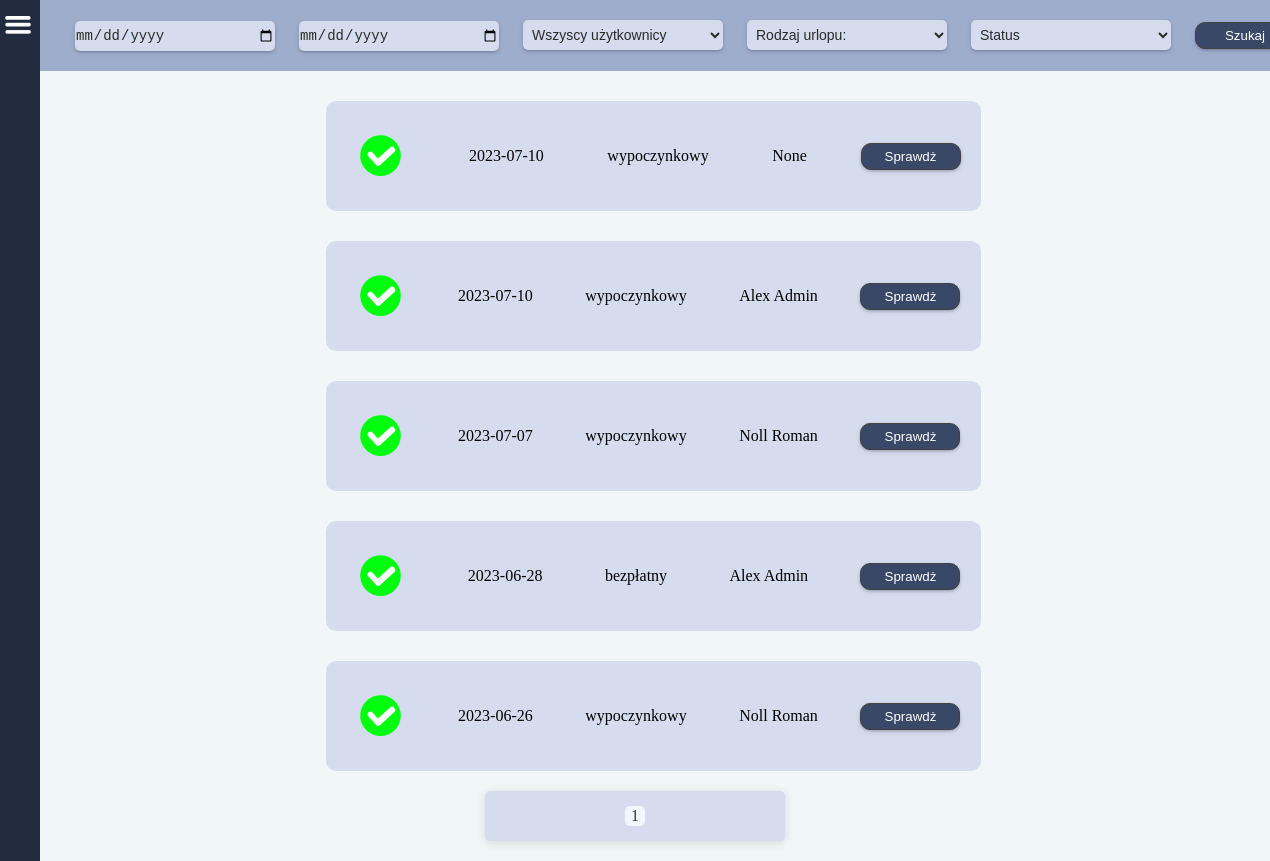
The page /allVacationRequests/ (signed in) on the database its author committed.
### main/models.py (models this page shows, shortened)
class VacationRequest(models.Model):
    v_request = models.ForeignKey(
        Vacations,
        on_delete=models.CASCADE,
    )

class Vacations(models.Model):
    user = models.ForeignKey(
        CustomUser,
        related_name='user',
        on_delete=models.SET_NULL,
        null=True,
        )
    username = models.CharField(
        null=True,
        max_length=50,
        verbose_name='Imię użytkownika',
    )
    year = models.CharField(
        default='0000',
        max_length=4,
        verbose_name='Rok',
    )
    date = models.CharField(
        default='00-00-0000',
        max_length=10,
        verbose_name='Data',
    )
    v_from = models.CharField(
        default='00-00-0000',
        max_length=10,
        verbose_name='Od',
    )
    v_to = models.CharField(
        default='00-00-0000',
        max_length=10,
        verbose_name='Do',
    )
    type = models.CharField(
        null=True,
        max_length=50,
        verbose_name='Typ urlopu',
    )
    actually_days_to_use = models.IntegerField(
        default=0,
        verbose_name='Faktyczny urlop według przepracowanych dni',
    )
    days_used_in_current_year = models.IntegerField(
        default=0,
        verbose_name='Użyto w bieżącym roku',
    )
    days_to_use_in_last_year = models.IntegerField(
        default=0,
        verbose_name='Do użycia w poprzednim roku',
    )
    days_used_in_last_year = models.IntegerField(
        default=0,
        verbose_name='Użyto w poprzednim roku',
    )
    days_planned = models.IntegerField(
        null=True,
        verbose_name='Zaplanowany urlop',
    )
    consideration = models.BooleanField(
        default=False,
        verbose_name='Rozpatrywanie',
    )
    accepted = models.BooleanField(
        default=False,
        verbose_name='Akceptacja',
    )

### users/models.py (models this page shows, shortened)
class CustomUser(AbstractBaseUser, PermissionsMixin):
    acceptation = models.BooleanField(
        _('Zatwierdź'),
        default=False,
    )
    username = models.CharField(
        _('Użytkownik'),
        null=True,
        max_length= 255,
        )
    email = models.EmailField(_("email"), unique=True)
    fp_token = models.CharField(
        null=True,
        max_length=192,
        unique=True,
    )
    birthday = models.CharField(
        _('Data urodzenia'),
        null=True,
        max_length= 55,
        )
    birthplace = models.CharField(
        _('Miejsce urodzenia'),
        null=True,
        max_length= 255,
        )
    workplace = models.CharField(
        _('Miejsce pracy'),
        null=True,
        max_length= 255,
        )
    religion = models.CharField(
        _('Religia'),
        null=True,
        max_length= 255,
        )
    insurance_number = models.CharField(
        _('Numer ubezpieczenia'),
        null=True,
        max_length= 255,
        )
    tax_number = models.CharField(
        _('Numer podatkowy'),
        null=True,
        max_length= 255,
        )
    adress_pl = models.CharField(
        _('Adres w Polsce'),
        null=True,
        max_length= 255,
        )
    adress_de = models.CharField(
        _('Adres w Niemczech'),
        null=True,
        max_length= 255,
        )
    profession = models.CharField(
        _('Zawód'),
        null=True,
        max_length= 255,
        )
    position = models.CharField(
        _('Stanowisko (pracuje w)'),
        null=True,
        max_length= 255,
        )
    internal_tax_number = models.CharField(
        _('Wewnętrzny numer podatkowy'),
        null=True,
        max_length= 255,
        )
    nfz_name = models.CharField(
        _('NFZ - nazwa'),
        null=True,
        max_length= 255,
        )
    nfz_adress = models.CharField(
        _('NFZ - adres'),
        null=True,
        max_length= 255,
        )
    phone_number = models.CharField(
        _('Telefon'),
        null=True,
        max_length= 255,
        )
    bank = models.CharField(
        _('Nazwa banku'),
        null=True,
        max_length= 255,
        )
    bic_swift = models.CharField(
        _('BIC/SWIFT'),
        null=True,
        max_length= 255,
        )
    bank_account = models.CharField(
        _('Konto i właściciel'),
        null=True,
        max_length= 255,
        )
    health_insurance_de = models.CharField(
        _('Ubezpieczenie w Niemczech'),
        null=True,
        max_length= 255,
        )
    health_insurance_de_number = models.CharField(
        _('KK VersNr'),
        null=True,
        max_length= 255,
        )
    shoe_size = models.CharField(
        _('Rozmiar buta'),
        null=True,
        max_length= 255,
        )
    growth = models.CharField(
        _('Wzrost'),
        null=True,
        max_length= 255,
        )
    work_clothes = models.CharField(
        _('Ubranie robocze'),
        null=True,
        max_length= 255,
        )
    rights = models.CharField(
        _('Uprawnienia'),
        null=True,
        max_length= 255,
        )
    payment = models.FloatField(
        _('Stawka za godzinę'),
        default=0
    )
    vacations_days_quantity = models.IntegerField(
        _('Ilość przysługujących dni urlopu'),
        default=0,
    )
    vacations_days_quantity_de = models.IntegerField(
        _('Ilość przysługujących dni urlopu'),
        default=0,
    )
    vacacions_on_demand = models.IntegerField(
        _('Ilość dni urlopu na żądanie'),
        default=4,
    )
    cares_vacations = models.IntegerField(
        _('Ilość dni urlopu opiekuńczego'),
        default=5,
    )
    force_majeure_vacations = models.IntegerField(
        _('Ilość godzin urlopu z powodu siły wyższej'),
        default=16,
    )
    compassionate_vacations = models.IntegerField(
        _('Ilość dni urlopu okolicznościowego'),
        default=2,
    )
    last_year_vacations_days_quantity = models.IntegerField(
        _('Ilość przysługujących dni urlopu za zeszły rok'),
        default=0,
    )
    last_year_vacations_days_quantity_de = models.IntegerField(
        _('Ilość przysługujących dni urlopu za zeszły rok'),
        default=0,
    )
    days_to_use_in_current_year = models.IntegerField(
        _('Do użycia w bieżącym roku'),
        default=0,
    )
    days_to_use_in_current_year_de = models.IntegerField(
        _('Do użycia w bieżącym roku'),
        default=0,
    )
    is_staff = models.BooleanField(default=False)
    is_active = models.BooleanField(default=True)
    date_joined = models.DateTimeField(
        _('Data rejestracji'),
        default=timezone.now,
        )
    USERNAME_FIELD = "email"
    EMAIL_FIELD = "email"
    REQUIRED_FIELDS = []
    objects = CustomUserManager()
    def __str__(self):
        return self.username

### main/views.py (the view, shortened to what this page needs)
# urls.py: path('allVacationRequests/', allVacationRequests, name='allVacationRequests'),
def allVacationRequests(request):
    reqs = VacationRequest.objects.all().order_by('-v_request__id')
    users = CustomUser.objects.all().values('username')
    types = [
        'wypoczynkowy',
        'bezpłatny',
    ]
    paginator = Paginator(reqs, 10)
    page_number = request.GET.get('page')
    reqs = paginator.get_page(page_number)
    context = {
       'reqs': reqs,
       'users': users,
       'types': types,
    }
    return render(request, 'all_vacation_requests.html', context)

### main/templatetags/vacation_requests.py (called while the page is built)
@register.simple_tag
def request_quantity():
    reqs = VacationRequest.objects.all().order_by('-v_request__id')
    count = 0
    for r in reqs:
        if r.v_request.consideration is True:
            count += 1
    return count

### main/templates/all_vacation_requests.html (shortened to what this page needs)
{% extends 'base.html' %}
{% load static %}
    {% block content %}
    <div class="filter-container">
        <form method="POST">
            <input class="input_" name="sorted_from" id="datetimepicker" type="date" value="date">
            <input class="input_" name="sorted_to" id="datetimepicker" type="date" value="date">
            <select class="input_"  name="user" placeholder="Pracownicy">
                <option disabled selected value="">Wszyscy użytkownicy</option>
            </select>
            <select class="input_"  name="type">
                <option disabled selected value="">Rodzaj urlopu:</option>
            </select>
            <select class="input_"  name="status">
                <option disabled selected value="">Status</option>
            </select>
            <button class="btn"><p class="btn-title">Szukaj</p></button>
        </form>
    </div>
        {% for r in reqs %}
            <div class="cwo_cont">
                <div class="req_vacations_container">
                    <div class="vacations_mini">
                        {% if r.v_request.consideration is True %}
                            <img src="{% static 'images/question.png' %}" width="50" height="50">
                        {% elif r.v_request.accepted is True %}
                            <img src="{% static 'images/accept.png' %}" width="50" height="50">
                        {% elif r.v_request.accepted is False %}
                            <img src="{% static 'images/close.png' %}" width="50" height="50">
                        {% endif %}
                    </div>
                    <div class="vacations_mini">
                        <p>{{ r.v_request.date }}</p>
                    </div>
                    <div class="vacations_mini">
                        <p>{{ r.v_request.type }}</p>
                    </div>
                    <div class="vacations_mini">
                        <p>{{ r.v_request.user }}</p>
                    </div>
                    <button class="btn">
                        <a href="{% url 'vacationRequest' r.v_request.id %}"><p class="btn-title">Sprawdż</p></a>
                    </button>
                </div>
            </div>
            {% endfor %}
            <div class="pagination">
                <span class="step-links">
                    <span class="current-page"><p>{{ reqs.number }}</p></span>
                </span>
            </div>
    {% endblock %}

### static/css/base.css (style rules this page uses)
:root { --btn-bg-color: #394867; --border: 1px solid #434242; --main-bg-color: #F1F6F9; --header-bg-color: #212A3E; --input-bg-color: #d4dced; --title-bg-color: #9fadcc; --text-color: white; --height: 100%; --width: 100%; }
.filter-container { display: flex; flex-direction: row; align-items: center; justify-content: center; width: 100vw; padding: 10px; margin-left: 40px; background-color: var(--title-bg-color); }
.input_ { background-color: var(--input-bg-color); color: #2a2a2a; border-radius: 5px; border: transparent; width: 200px; height: 30px; font-size: 14px; margin: 10px; cursor: pointer; box-shadow: rgba(50, 50, 93, 0.25) 0px 2px 5px -1px, rgba(0, 0, 0, 0.3) 0px 1px 3px -1px; }
select { background-color: var(--input-bg-color); color: #2a2a2a; border-radius: 5px; border: transparent; width: 200px; height: 30px; font-size: 14px; padding-left: 5px; cursor: pointer; box-shadow: rgba(50, 50, 93, 0.25) 0px 2px 5px -1px, rgba(0, 0, 0, 0.3) 0px 1px 3px -1px; }
.btn { padding: 5px; margin: 10px; background-color: var(--btn-bg-color); border: var(--border); border-radius: 10px; cursor: pointer; width: 100px; box-shadow: rgba(50, 50, 93, 0.25) 0px 2px 5px -1px, rgba(0, 0, 0, 0.3) 0px 1px 3px -1px; }
a { color: var(--text-color); text-decoration: none; }
.btn-title { color: var(--text-color); text-decoration: none; text-align: center; }

### static/css/login.css (style rules this page uses)
* { margin: 0; padding: 0; }

### static/css/create_work_object.css (style rules this page uses)
.cwo_cont { display: flex; flex-direction: column; align-items: center; padding-left: 66px; padding-right: 30px; }

### static/css/vacations.css (style rules this page uses)
.vacations_mini { display: flex; flex-direction: row; padding: 20px; }
.req_vacations_container { display: flex; flex-direction: row; justify-content: space-between; align-items: center; margin-top: 30px; width: 50vw; height: auto; background-color: var(--input-bg-color); padding: 10px; border-radius: 10px; }

### static/css/pagination.css (style rules this page uses)
.pagination { display: flex; justify-content: center; align-items: center; padding: 20px; }
.step-links { display: flex; justify-content: space-around; align-items: center; width: 300px; height: 50px; background-color: var(--input-bg-color); border-radius: 5px; box-shadow: rgba(99, 99, 99, 0.2) 0px 2px 8px 0px; }
.current-page { display: flex; justify-content: center; align-items: center; width: 20px; height: 20px; background-color: aliceblue; border-radius: 5px; }
.current-page p { color: #323234; }

### rows shown on the page
VacationRequest: v_request "2023-07-10", v_request.type "wypoczynkowy", v_request.user "None"
VacationRequest: v_request "2023-07-10", v_request.type "wypoczynkowy", v_request.user "Alex Admin"
VacationRequest: v_request "2023-07-07", v_request.type "wypoczynkowy", v_request.user "Noll Roman"
VacationRequest: v_request "2023-06-28", v_request.type "bezpłatny", v_request.user "Alex Admin"
VacationRequest: v_request "2023-06-26", v_request.type "wypoczynkowy", v_request.user "Noll Roman"

### other values the page prints
{{ reqs.number }} "1"
